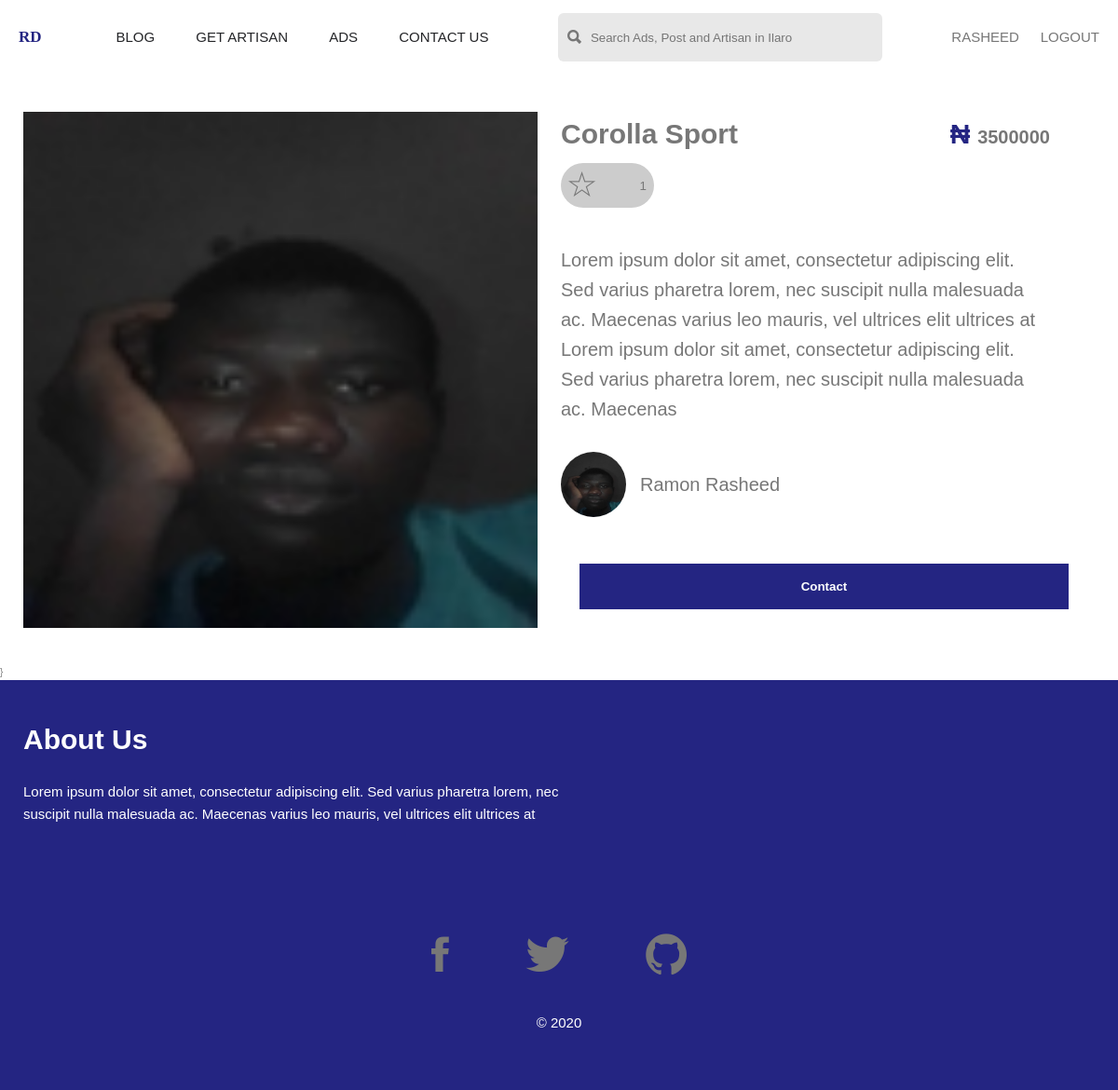
The page /ads/e7500338-8b1c-4d89-b0fb-710207b4b720/ (signed in) on the database its author committed.
### myAuth/models.py (models this page shows, shortened)
class MyUser(AbstractBaseUser):
    id = models.UUIDField(primary_key=True, default=uuid.uuid4, editable=False)
    email = models.EmailField(verbose_name="email", max_length=60, unique=True)
    date_joined = models.DateTimeField(
        verbose_name='date joined', auto_now_add=True)
    last_login = models.DateTimeField(verbose_name='last login', auto_now=True)
    is_admin = models.BooleanField(default=False)
    is_active = models.BooleanField(default=True)
    is_staff = models.BooleanField(default=False)
    is_superuser = models.BooleanField(default=False)
    fullname = models.CharField(max_length=60)
    phone = models.PositiveIntegerField()
    photo = models.ImageField()
    is_artisan = models.BooleanField(default=False)
    USERNAME_FIELD = 'email'
    REQUIRED_FIELDS = ['fullname', 'phone']
    objects = MyUserManager()
    def get_name(self):
        name = self.fullname.split(" ")[1]
        return name

### main/models.py (models this page shows, shortened)
class AdImage(models.Model):
    id = models.UUIDField(primary_key=True, default=uuid.uuid4, editable=False)
    ad = models.ForeignKey(Ad, on_delete=models.CASCADE)
    image = models.ImageField()

class Ad(models.Model):
    cat = [
        ('phones', 'Phones and Tablets'),
        ('computers', 'Computers and Accessories'),
        ('cars', 'Cars'),
        ('home', 'Home and Kicthen'),
        ('babies', 'Kids and Toys'),
        ('electronic', 'Electronics'),
    ]
    id = models.UUIDField(primary_key=True, default=uuid.uuid4, editable=False)
    user = models.ForeignKey(MyUser, on_delete=models.CASCADE)
    title = models.CharField(max_length=60)
    description = models.TextField(max_length=300)
    categories = models.CharField(max_length=300, choices=cat)
    location = models.CharField(max_length=100, default="Ilaro Ogun State")
    price = models.PositiveIntegerField()
    liked = models.ManyToManyField(
        MyUser, default=None, blank=True, related_name="liked")
    boosted = models.BooleanField(default=False)
    created_at = models.DateTimeField(auto_now_add=True)

### main/views.py (the view)
# urls.py: path("ads/<str:id>/", ads_details_view, name="ads_details"),
def ads_details_view(request, id):
    ad = get_object_or_404(Ad, id=id)
    imgs = AdImage.objects.filter(ad=ad.id)
    context = {
        "ad": ad,
        "images": imgs
    }
    return render(request, 'ads/adsDetails.html', context)

### razboy/middwares.py (called while the page is built)
def open_access_middleware(get_response):
    def middleware(request):
        response = get_response(request)
        response["Access-Control-Allow-Origin"] = "*"
        response["Access-Control-Allow-Headers"] = "*"
        return response
    return middleware

### templates/ads/adsDetails.html (shortened to what this page needs)
{% extends 'base.html' %}
{% block r %}r{% endblock r %}
{% block content %}
    <section class="details-container">
     <div class="details-images">
       <div class="image-view">
         <figure class="image-fig-view">
           <img class="img-view" src="{{ images.0.image.url }}" alt="Image 1" />
         </figure>
       </div>
     </div>
     <div class="details-info">
       <div class="details-top">
         <h3 class="details-title">{{ ad.title }}</h3>
         <p class="details-big">
           <span class="cur">&#8358;</span>
           <span class="price">
             {{ ad.price }}
           </span>
         </p>
       </div>
       <div class="details-body">
            <form action="{% url 'like_ad' ad.pk %}" method="POST">
                <button type="submit" name="ad_id" class="btn-like" value="{{ ad.id }}"
                    style="border: none; background: #ccc; cursor: pointer; outline: none">
                    <i class="ion-ios-star-outline"></i>
                    <p class="likes-count">{{ ad.liked.count }}</p>
                </button>
            </form>
         <div class="details-des">
           <p class="text">
             {{ ad.description }}
           </p>
         </div>
       </div>
       <div class="details-bottom">
         <div class="seller-info">
           <img class="seller-img" src="{{ ad.user.photo.url }}" alt="" />
           <h5 class="seller-name">{{ ad.user.fullname }}</h5>
         </div>
         <button class="btn-chat" type="submit">Contact</button>
       </div>
     </div>
   </section>
{% endblock content %}

### templates/base.html (shortened to what this page needs)
{% load static %}
<!DOCTYPE html>
<html lang="en">
  <head>
    <link rel="stylesheet" href="{% static 'css/ionicons.min.css' %}" />
    <link rel="stylesheet" href="{% static 'css/style.css' %}" />
  </head>
  <body>
    <div class="container{% block r %} Replace This {% endblock r %}">
      <nav class="navigation">
        <div class="logo-box">
          <a class="logo" href="{% url 'home' %}"> RD </a>
        </div>
        <div class="nav-links">
          <a class="links" href="#">Blog</a>
          <a class="links" href="{% url 'artisan' %}">Get Artisan</a>
          <a class="links" href="{% url 'ads' %}">Ads</a>
          <a class="links" href="#contact-section">Contact Us</a>
        </div>
        <form class="search-box">
          <i class="ion-search"></i>
          <input
            type="text"
            placeholder="Search Ads, Post and Artisan in Ilaro"
          />
        </form>
        {% if request.user.is_authenticated %}
          <div class="login-group">
            <a class="" style="font-size: 1.5rem; text-transform: uppercase; margin-right: 2rem;" href="{% url 'login' %}">{{ request.user.get_name }}</a>
            <a class="" style="font-size: 1.5rem; text-transform: uppercase;" href="{% url 'logout' %}">Logout</a>
          </div>
        {% else %}
          <div class="nav-btn-group">
            <a class="nav-btn full" href="{% url 'login' %}">Login</a>
            <a class="nav-btn ghost" href="{% url 'register' %}">Sign Up</a>
          </div>
        {% endif %}
      </nav>
      {% block content %} Replace This {% endblock %}}
      <footer class="footer">
        <div class="footer-box">
          <h2 class="footer-heading">About Us</h2>
          <p class="footer-text">
            Lorem ipsum dolor sit amet, consectetur adipiscing elit. Sed varius
            pharetra lorem, nec suscipit nulla malesuada ac. Maecenas varius leo
            mauris, vel ultrices elit ultrices at
          </p>
        </div>
        <div class="footer-bottom">
          <a class="social" href="#">
            <i class="ion-social-facebook"></i>
          </a>
          <a class="social" href="#">
            <i class="ion-social-twitter"></i>
          </a>
          <a class="social" href="#">
            <i class="ion-social-github"></i>
          </a>
        </div>
        <p class="footer-text copy">
          &copy;
        </p>
      </footer>
    </div>
  </body>
</html>

### static/css/style.css (style rules this page uses)
html { font-size: 62.5%; }
body { font-size: 1rem; font-family: "Gill Sans", sans-serif; color: #777; line-height: 1.6; font-weight: 300; position: relative; }
.navigation { grid-column: 1/-1; display: flex; justify-content: space-between; align-items: center; padding: 0px 20px; height: 8rem; }
.logo-box { width: 3rem; }
.logo { color: #242582; font-size: 1.7rem; font-weight: 700; font-family: cursive; }
.nav-links { width: 40rem; display: flex; justify-content: space-between; }
.links { font-size: 1.5rem; color: #242528; font-weight: 400; text-transform: uppercase; position: relative; }
.links::after { display: block; content: ""; position: absolute; left: 0; bottom: -0.5rem; width: 0%; border-bottom: 2px solid #242528; transition: 0.3s; }
.search-box { width: 30%; background-color: #e8e8e8; display: flex; align-items: center; padding: 1rem; justify-content: space-between; border-radius: 6px; }
.search-box i { font-size: 200%; }
.search-box input { flex: 1; background-color: #e8e8e8; border: none; margin-left: 0.5rem; padding: 0.5rem; }
.footer { background-color: #242582; grid-column: 1/-1; padding: 4rem 2.5rem; color: #fff; }
.footer-box { width: 50%; }
.footer-heading { font-size: 3rem; color: #fff; margin-bottom: 2rem; }
.footer-text { font-size: 1.5rem; color: #fff; margin-bottom: 2rem; font-weight: 500; }
.footer-bottom { width: 60%; margin: 10rem auto; text-align: center; margin-bottom: 2rem; }
.social:not(:first-child) { margin-left: 2rem; }
.social i { font-size: 500%; color: #fff; font-weight: 700; padding: 3rem; }
.copy { text-align: center; }
.details-container { width: 100%; padding: 4rem 2.5rem; display: flex; align-items: stretch; }
.details-images { width: 48%; display: flex; align-items: center; justify-content: space-between; }
.image-view { width: 100%; align-self: stretch; }
.image-fig-view { width: 100%; height: 100%; }
.img-view { width: 100%; height: 100%; object-fit: cover; display: block; }
.details-info { padding: 0rem 2.5rem; width: 50%; }
.details-top { width: 100%; display: flex; justify-content: space-between; align-items: center; }
.details-title { font-size: 3rem; }
.details-big { font-weight: 700; justify-self: flex-end; }
.cur { font-size: 3rem; color: #242582; }
.price { font-size: 2rem; margin-left: 0.5rem; }
.details-body { margin-top: 0.7rem; width: 100%; }
.btn-like { padding: 0.5rem 0.8rem; display: flex; justify-content: space-between; border-radius: 200px; align-items: center; width: 10rem; background-color: #f7f7f7; }
.btn-like i { font-size: 250%; }
.details-des { margin-top: 4rem; }
.details-des p { font-size: 2rem; }
.details-bottom { width: 100%; margin-top: 3rem; }
.seller-info { display: flex; align-items: center; margin-bottom: 3rem; }
.seller-img { height: 7rem; width: 7rem; border-radius: 50%; }
.seller-name { margin-left: 1.5rem; font-size: 2rem; font-weight: 400; }
.btn-chat { width: 100%; margin: 2rem; padding: 1.7rem; border: none; background-color: #242582; color: #fff; font-weight: 700; }

### rows shown on the page
MyUser: user.get_name "RASHEED"
AdImage: image (picture)
Ad: title "Corolla Sport", price "3500000", liked.count "1", description "Lorem ipsum dolor sit amet, consectetur adipiscing elit. Sed varius pharetra lorem, nec suscipit nulla malesuada ac. Maecenas varius leo mauris, vel ultrices elit ultrices at Lorem ipsum dolor sit amet, consectetur adipiscing elit. Sed varius pharetra lorem, nec suscipit nulla malesuada ac. Maecenas", user.photo (picture), user.fullname "Ramon Rasheed"
